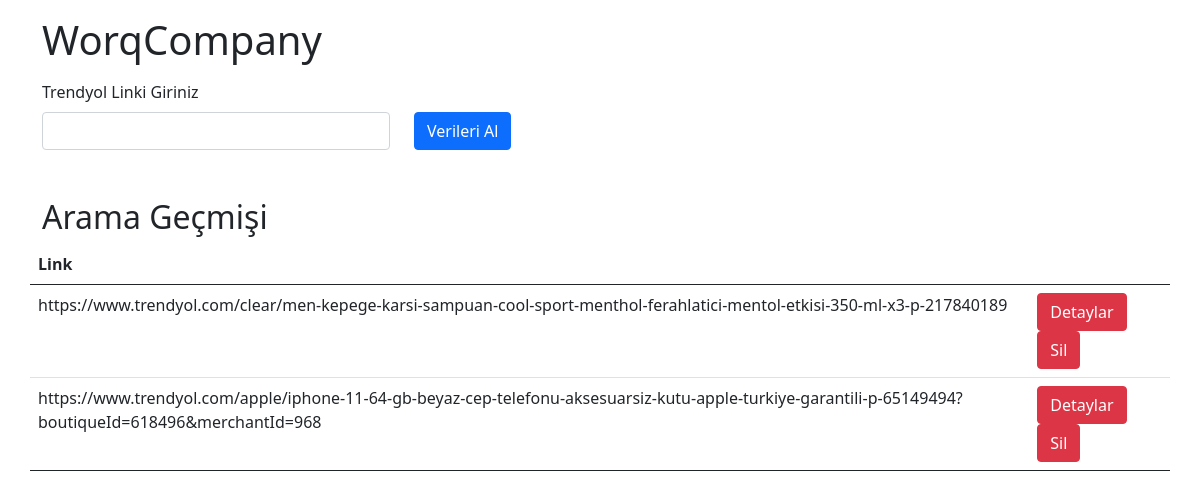
The app's page /, older data.
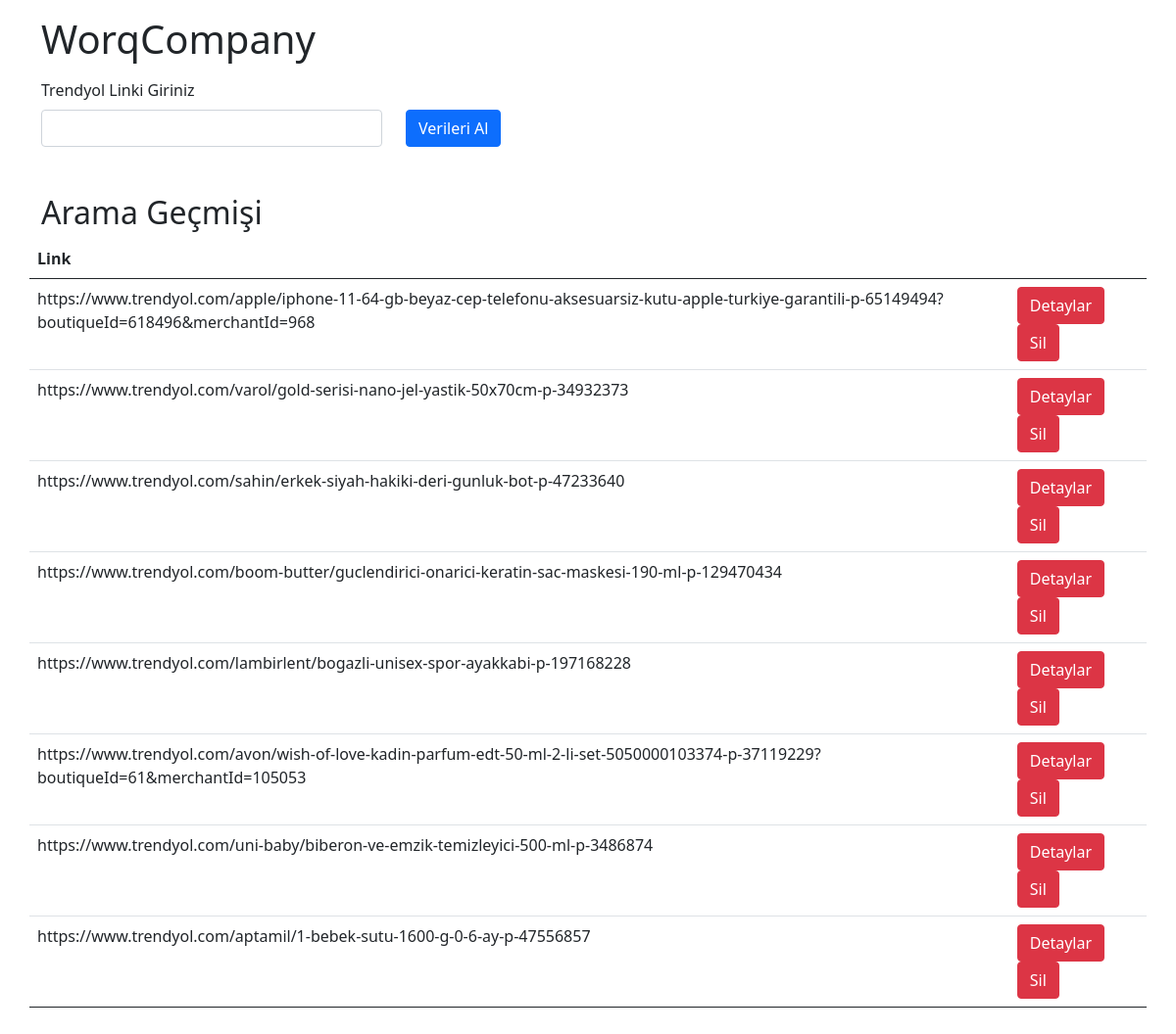
The same page, newer data.
### scrap/models.py (models this page shows, shortened)
class Trendyol_Product(models.Model):
	name = models.CharField(max_length=200)
	brand = models.CharField(max_length=200)
	sellingPrice = models.DecimalField(max_digits=10, decimal_places=2)
	discountedPrice = models.DecimalField(max_digits=10, decimal_places=2)
	category = models.CharField(max_length=200)
	merchant = models.ForeignKey(Merchant, on_delete=models.CASCADE)
	other_merchants = models.ManyToManyField(Merchant, related_name='other_Merchants')
	url = models.CharField(max_length=200)
	class Meta:
		verbose_name = 'Ürün'
		verbose_name_plural = 'Ürünler'

### scrap/views.py (the view)
# urls.py: path('', views.Main_Page.as_view(), name='index'),
class Main_Page(TemplateView):
	template_name = 'index.html'
	def get_context_data(self, **kwargs):
		context = super().get_context_data(**kwargs)
		products = Trendyol_Product.objects.all()
		context['products'] = products
		return context

### templates/index.html (shortened to what this page needs)
<!DOCTYPE html>
<html lang="tr">
<head>
	<link href="https://cdn.jsdelivr.net/npm/bootstrap@5.0.2/dist/css/bootstrap.min.css" rel="stylesheet">
</head>
<body>
	<div class="container">
		<h1 class="title my-3">WorqCompany</h1>
		<form action="{% url 'find_product' %}" method="post">{% csrf_token %}
			<div class="row w-50 align-items-end">
				<div class="col-8">
					<label for="url_id" class="form-label">Trendyol Linki Giriniz</label>
					<input type="text" name="url" id="url_id" class="form-control">
				</div>
				<div class="col-4">
					<button class="btn btn-primary"> Verileri Al</button>
				</div>
			</div>
		</form>
		<div class="row my-5">
			<h2>Arama Geçmişi</h2>
			<table class="table">
				<thead>
					<tr>
						<th>Link</th>
						<th></th>
					</tr>
				</thead>
				<tbody>
					{% for item in products %}
					<tr>
						<td>{{ item.url }}</td>
						<td>
							<a href="{% url 'product_detail' item.id %}" class="btn btn-danger">Detaylar</a>
							<a href="{% url 'product_delete' item.id %}" class="btn btn-danger">Sil</a>
						</td>
					</tr>
					{% endfor %}
				</tbody>
		</div>
	</div>
</body>
</html>

Row changes from the older to the newer data that the page shows:
removed Trendyol_Product: url "https://www.trendyol.com/clear/men-kepege-karsi-sampuan-cool-sport-menthol-ferahlatici-mentol-etkisi-350-ml-x3-p-217840189"
added Trendyol_Product: url "https://www.trendyol.com/varol/gold-serisi-nano-jel-yastik-50x70cm-p-34932373"
added Trendyol_Product: url "https://www.trendyol.com/sahin/erkek-siyah-hakiki-deri-gunluk-bot-p-47233640"
added Trendyol_Product: url "https://www.trendyol.com/boom-butter/guclendirici-onarici-keratin-sac-maskesi-190-ml-p-129470434"
added Trendyol_Product: url "https://www.trendyol.com/lambirlent/bogazli-unisex-spor-ayakkabi-p-197168228"
added Trendyol_Product: url "https://www.trendyol.com/avon/wish-of-love-kadin-parfum-edt-50-ml-2-li-set-5050000103374-p-37119229?boutiqueId=61&merchantId=105053"
added Trendyol_Product: url "https://www.trendyol.com/uni-baby/biberon-ve-emzik-temizleyici-500-ml-p-3486874"
added Trendyol_Product: url "https://www.trendyol.com/aptamil/1-bebek-sutu-1600-g-0-6-ay-p-47556857"
